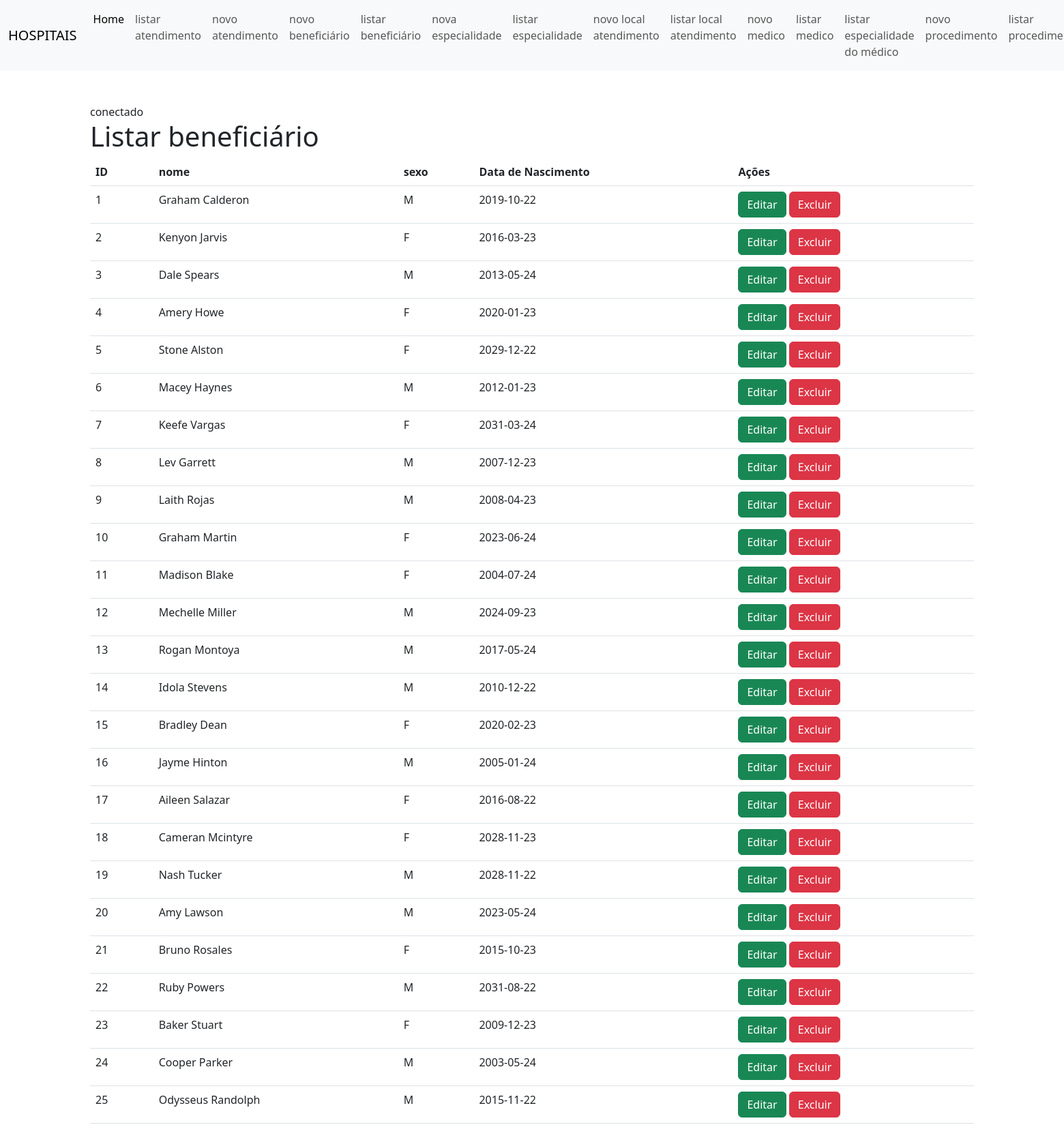
Page /?page=listar-beneficiario (upper part) on the committed database.
### CRUD/Beneficiario/listar-beneficiario.php (the view)
<h1>Listar beneficiário</h1>
<?php
  $sql = "SELECT * FROM Beneficiário";
  $res = $conn->query($sql);
  $qtd = $res->num_rows;
  if($qtd > 0){
    print "<table class='table' table-hover table-striped
    table-bordered>";
      print "<tr>";
      print "<th>ID</th>";
      print "<th>nome</th>";
      print "<th>sexo</th>";
      print "<th>Data de Nascimento</th>";
      print "<th>Ações</th>";
      print "</tr>";
    while($row = $res->fetch_object()){
      print "<tr>";
      print "<td>".$row->id."</td>";
      print "<td>".$row->nome."</td>";
      print "<td>".$row->sexo."</td>";
      print "<td>".$row->data_nasc."</td>";
      print "<td>
              <button
                onclick=\"location.href='?page=editar-beneficiario&id=".$row->id."';\"
                class='btn btn-success'>Editar</button>
              <button
                onclick=\"if(confirm('Tem certeza que deseja excluir?'))
                    {location.href='?page=salvar-beneficiario&acao=excluir-beneficiario&id=" . $row->id."';}
                    else{false;}\"
                class='btn btn-danger'>
                Excluir
              </button>";
      print "</tr>";
    }
    print "</table>";
  }else{
    print "<p class='alert alert-danger'>Não encontrou resultados! </p>";
  }
?>

### index.php (shortened to what this page needs)
<!doctype html>
<html lang="pt-br">
<head>
  <link href="https://cdn.jsdelivr.net/npm/bootstrap@5.3.0/dist/css/bootstrap.min.css" rel="stylesheet">
</head>
<body>
  <nav class="navbar navbar-expand-lg navbar-light bg-light">
  <div class="container-fluid">
    <a class="navbar-brand" href="#">HOSPITAIS</a>
    <div class="collapse navbar-collapse" id="navbarNav">
      <ul class="navbar-nav">
        <li class="nav-item">
          <a class="nav-link active" aria-current="page" href="index.php">Home</a>
        </li>
        <li class="nav-item">
          <a class="nav-link" href="?page=listar-atendimento">listar atendimento</a>
        </li>
        <li class="nav-item">
          <a class="nav-link" href="?page=novo-atendimento">novo atendimento</a>
        </li>
        <li class="nav-item">
          <a class="nav-link" href="?page=novo-beneficiario">novo beneficiário</a>
        </li>
        <li class="nav-item">
          <a class="nav-link" href="?page=listar-beneficiario">listar beneficiário</a>
        </li>
        <li class="nav-item">
          <a class="nav-link" href="?page=novo-especialidade">nova especialidade</a>
        </li>
        <li class="nav-item">
          <a class="nav-link" href="?page=listar-especialidade">listar especialidade</a>
        </li>
        <li class="nav-item">
          <a class="nav-link" href="?page=novo-local-atendimento">novo local atendimento</a>
        </li>
        <li class="nav-item">
          <a class="nav-link" href="?page=listar-local-atendimento">listar local atendimento</a>
        </li><li class="nav-item">
          <a class="nav-link" href="?page=novo-medico">novo medico</a>
        </li>
        <li class="nav-item">
          <a class="nav-link" href="?page=listar-medico">listar medico</a>
        </li>
        <li class="nav-item">
          <a class="nav-link" href="?page=listar-medico_especialidade">listar especialidade do médico</a>
        </li>
        <li class="nav-item">
          <a class="nav-link" href="?page=novo-procedimento">novo procedimento</a>
        </li>
        <li class="nav-item">
          <a class="nav-link" href="?page=listar-procedimento">listar procedimento</a>
        </li>
      </ul>
      </div>
    </div>
  </nav>
  <div class="container">
    <div class="row">
      <div class="col mt-5">
        <?php
        include('config.php');
        switch (@$_REQUEST["page"]) {
          case "listar-beneficiario":
            include("CRUD/Beneficiario/listar-beneficiario.php");
            break;
        }
        ?>
      </div>
    </div>
  </div>
</body>
</html>

### config.php (shortened to what this page needs)
<?php
  $hostname = 'localhost';
  $usuario = 'root';
  $senha = '';
  $bancodedados = 'hospitais';
  $conn = new mysqli($hostname,$usuario,$senha,$bancodedados);
  if ($conn == TRUE) {
    echo "conectado";
    }
    else {
      echo 'erro de conexao';
    }

### rows in the picture
beneficiário: id "1", nome "Graham Calderon", sexo "M", data_nasc "2019-10-22"
beneficiário: id "2", nome "Kenyon Jarvis", sexo "F", data_nasc "2016-03-23"
beneficiário: id "3", nome "Dale Spears", sexo "M", data_nasc "2013-05-24"
beneficiário: id "4", nome "Amery Howe", sexo "F", data_nasc "2020-01-23"
beneficiário: id "5", nome "Stone Alston", sexo "F", data_nasc "2029-12-22"
beneficiário: id "6", nome "Macey Haynes", sexo "M", data_nasc "2012-01-23"
beneficiário: id "7", nome "Keefe Vargas", sexo "F", data_nasc "2031-03-24"
beneficiário: id "8", nome "Lev Garrett", sexo "M", data_nasc "2007-12-23"
beneficiário: id "9", nome "Laith Rojas", sexo "M", data_nasc "2008-04-23"
beneficiário: id "10", nome "Graham Martin", sexo "F", data_nasc "2023-06-24"
beneficiário: id "11", nome "Madison Blake", sexo "F", data_nasc "2004-07-24"
beneficiário: id "12", nome "Mechelle Miller", sexo "M", data_nasc "2024-09-23"
beneficiário: id "13", nome "Rogan Montoya", sexo "M", data_nasc "2017-05-24"
beneficiário: id "14", nome "Idola Stevens", sexo "M", data_nasc "2010-12-22"
beneficiário: id "15", nome "Bradley Dean", sexo "F", data_nasc "2020-02-23"
beneficiário: id "16", nome "Jayme Hinton", sexo "M", data_nasc "2005-01-24"
beneficiário: id "17", nome "Aileen Salazar", sexo "F", data_nasc "2016-08-22"
beneficiário: id "18", nome "Cameran Mcintyre", sexo "F", data_nasc "2028-11-23"
beneficiário: id "19", nome "Nash Tucker", sexo "M", data_nasc "2028-11-22"
beneficiário: id "20", nome "Amy Lawson", sexo "M", data_nasc "2023-05-24"
beneficiário: id "21", nome "Bruno Rosales", sexo "F", data_nasc "2015-10-23"
beneficiário: id "22", nome "Ruby Powers", sexo "M", data_nasc "2031-08-22"
beneficiário: id "23", nome "Baker Stuart", sexo "F", data_nasc "2009-12-23"
beneficiário: id "24", nome "Cooper Parker", sexo "M", data_nasc "2003-05-24"
beneficiário: id "25", nome "Odysseus Randolph", sexo "M", data_nasc "2015-11-22"
